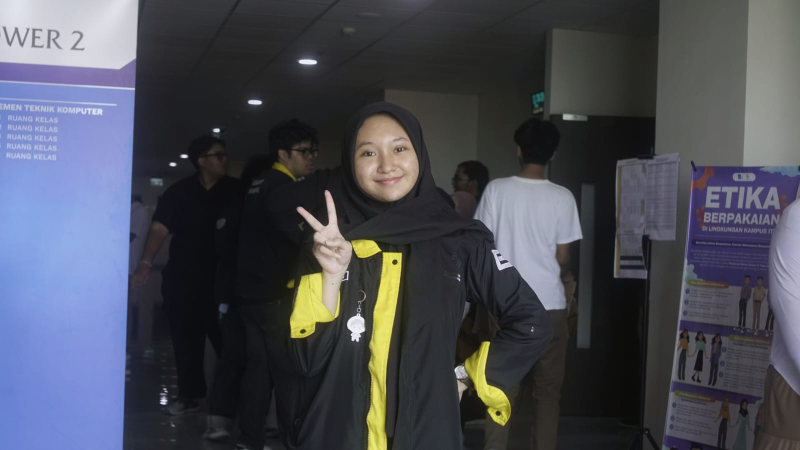
#> input picture TUGAS5/img/foto alya.jpeg, 1600 x 900 px (shown at 1/2 size)
$ python 5-morphology.py
#> lines starting #> are read from the running program, lines starting #| are printed output that depends on the picture; after the words box and inside, x2 and y2 are one past the last pixel; in counts of white or black regions, pixels touching at a corner belong together
import cv2
import numpy as np
import matplotlib.pyplot as plt

def main():
    img_color = cv2.imread('img/foto alya.jpeg')
#> img_color is the input picture: shape (900, 1600, 3); mean B, G, R 84.5, 75, 72.8
    img = cv2.cvtColor(img_color, cv2.COLOR_BGR2GRAY)
    if img is None:
        print("Gambar tidak ditemukan!")
        return

    img = cv2.resize(img, (1280, 720))
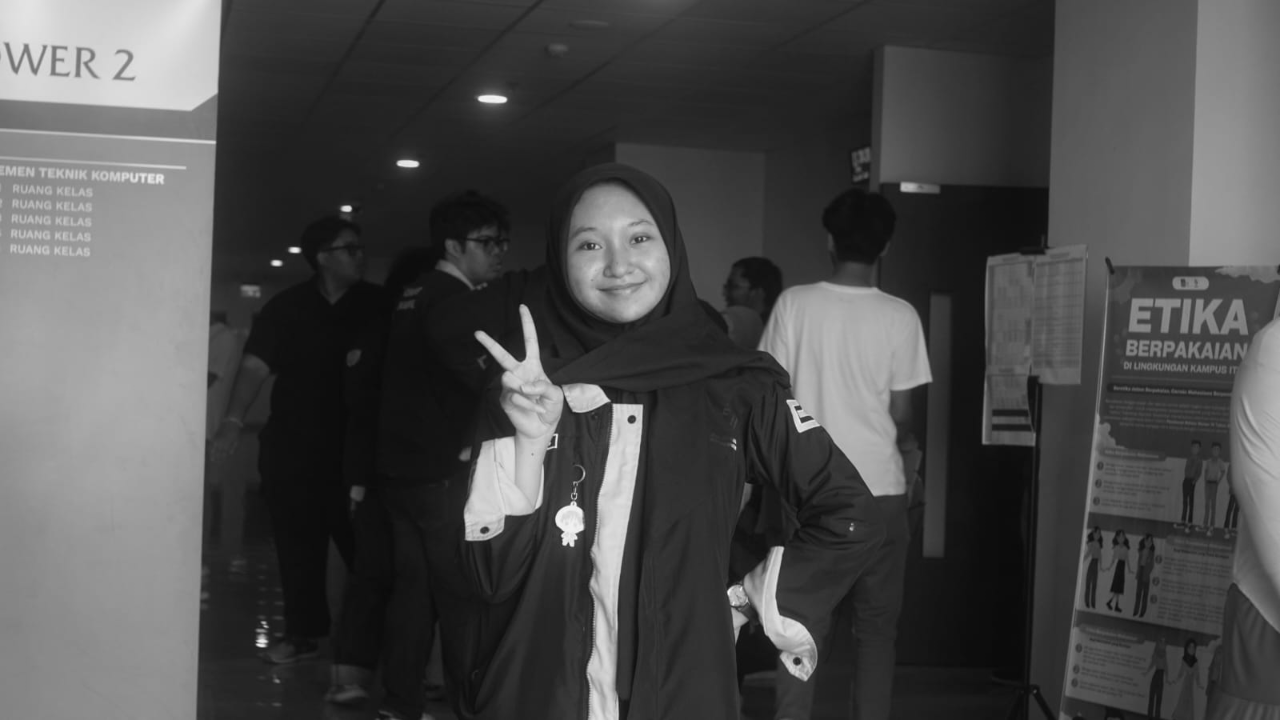
#> img: shape (720, 1280); min 9, max 252, mean 75.3

    _, binary_img = cv2.threshold(img, 127, 255, cv2.THRESH_BINARY)
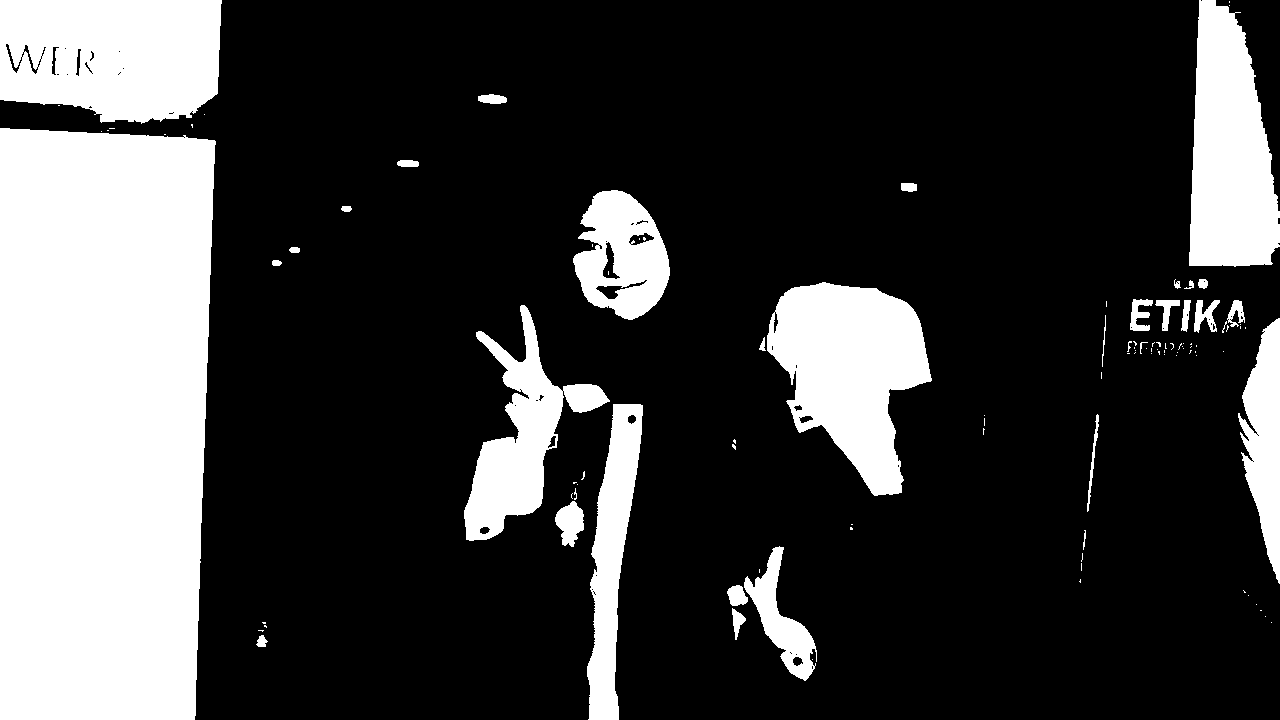
#> binary_img: shape (720, 1280); 24.7% white; 108 white regions (75 under 20 px), largest, box (x1, y1, x2, y2) and area: (0, 128, 216, 720) 120367, (0, 0, 222, 124) 23952, (767, 282, 932, 496) 21323
    kernel = np.ones((5, 5), np.uint8)

    erosion = cv2.erode(binary_img, kernel, iterations=1)
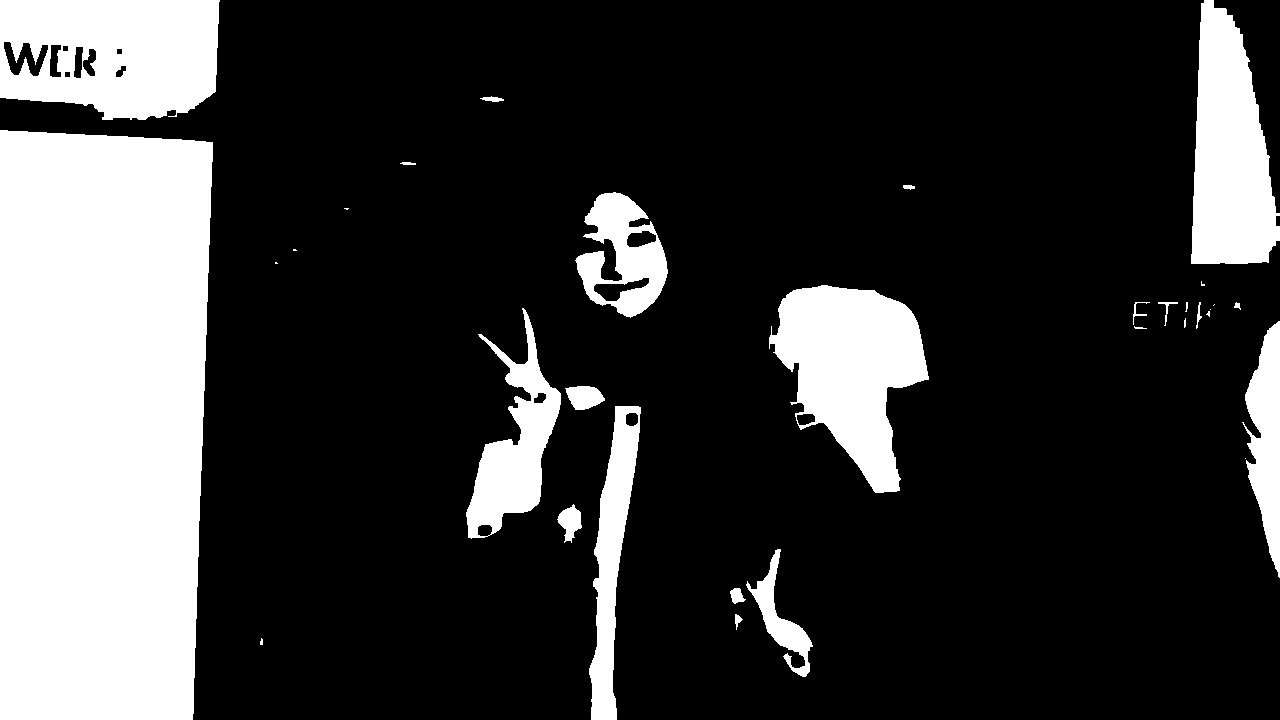
#> erosion: shape (720, 1280); 22.6% white; 32 white regions (11 under 20 px), largest, box (x1, y1, x2, y2) and area: (0, 130, 213, 720) 118700, (0, 0, 220, 120) 21900, (769, 285, 929, 493) 19293
    dilation = cv2.dilate(binary_img, kernel, iterations=1)
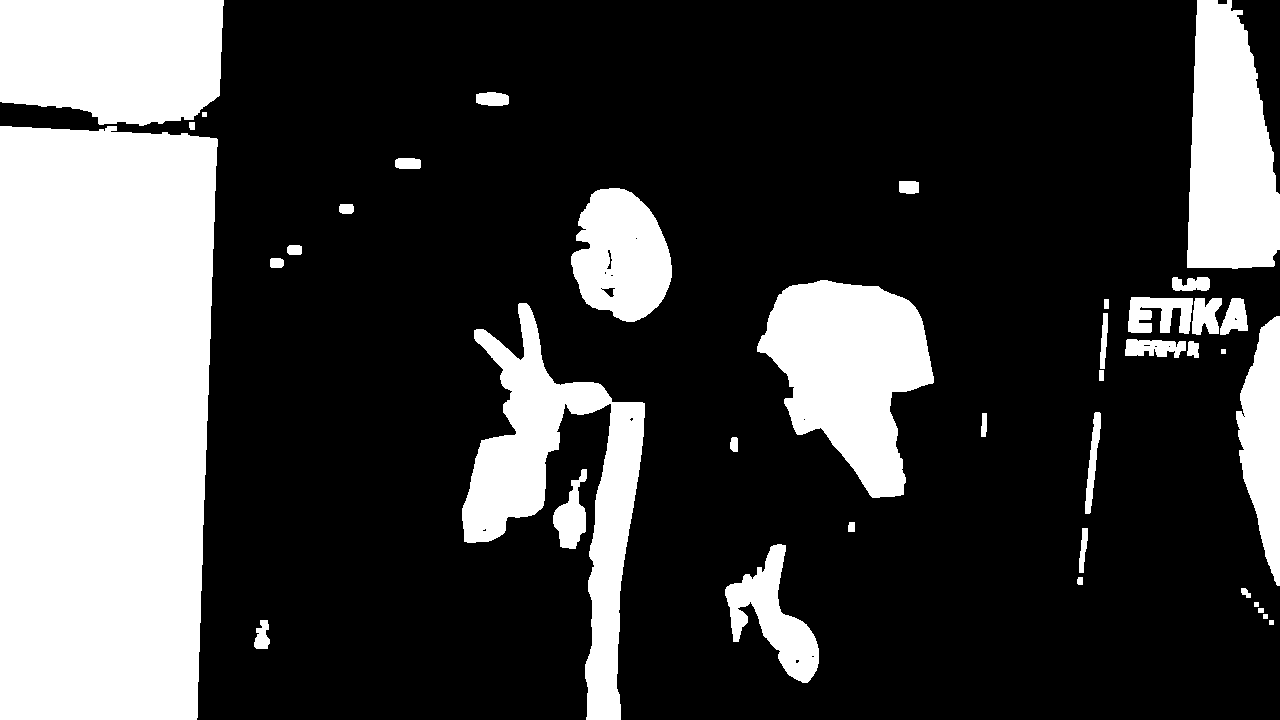
#> dilation: shape (720, 1280); 26.8% white; 39 white regions, largest, box (x1, y1, x2, y2) and area: (0, 126, 218, 720) 122123, (0, 0, 224, 126) 25178, (462, 303, 645, 720) 24508
    opening = cv2.morphologyEx(binary_img, cv2.MORPH_OPEN, kernel)
#> opening: shape (720, 1280); 24.4% white; 26 white regions, largest, box (x1, y1, x2, y2) and area: (0, 128, 215, 720) 120350, (0, 0, 222, 122) 23864, (767, 283, 931, 495) 21168
    closing = cv2.morphologyEx(binary_img, cv2.MORPH_CLOSE, kernel)
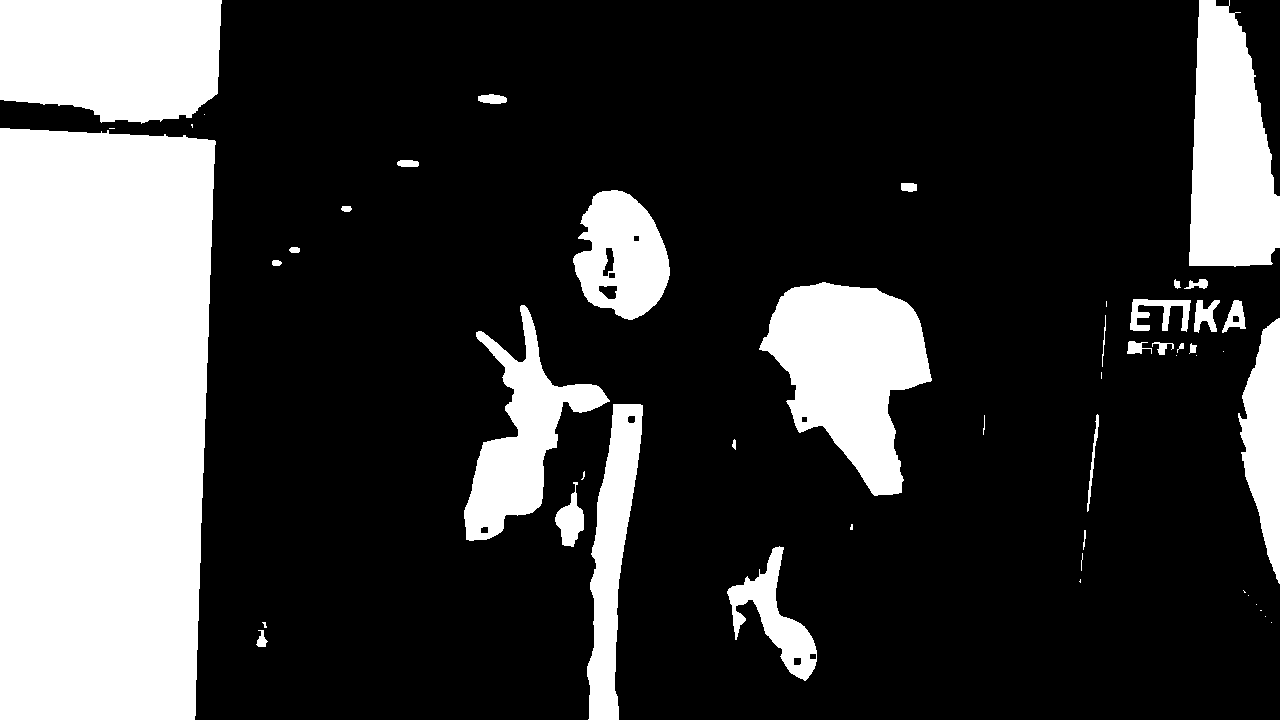
#> closing: shape (720, 1280); 24.9% white; 50 white regions (19 under 20 px), largest, box (x1, y1, x2, y2) and area: (0, 128, 216, 720) 120387, (0, 0, 222, 124) 24394, (759, 282, 932, 496) 21566

    plt.figure(figsize=(10, 10))

    plt.subplot(231)
    plt.imshow(img_color)
    plt.title('Original Image')
    plt.axis('off')

    plt.subplot(232)
    plt.imshow(erosion, cmap='gray')
    plt.title('Erosi')
    plt.axis('off')

    plt.subplot(233)
    plt.imshow(dilation, cmap='gray')
    plt.title('Dilasi')
    plt.axis('off')

    plt.subplot(234)
    plt.imshow(opening, cmap='gray')
    plt.title('Opening')
    plt.axis('off')

    plt.subplot(235)
    plt.imshow(closing, cmap='gray')
    plt.title('Closing')
    plt.axis('off')

    plt.show()
#> figure, not shown here; B, G, R data is drawn as R, G, B

if __name__ == "__main__":
    main()

$ run again, with TUGAS5/img/kontras rendah.jpg copied over TUGAS5/img/foto alya.jpeg
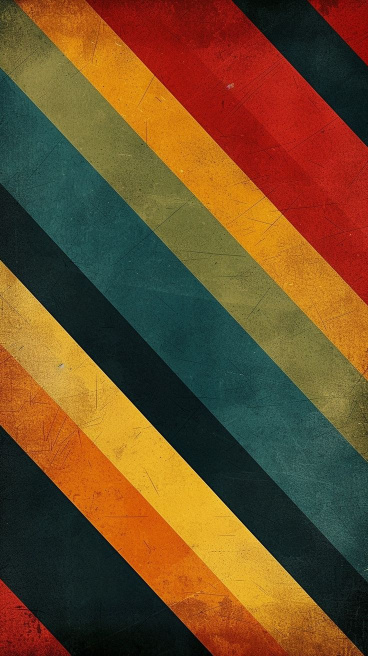
#> input picture TUGAS5/img/kontras rendah.jpg, 736 x 1312 px (shown at 1/2 size)
#> in main, img_color is the input picture: shape (1312, 736, 3); mean B, G, R 38.9, 76.3, 110.2
#> in main, `_, binary_img = cv2.threshold(img, 127, 255, cv2.THRESH_BINARY)`:
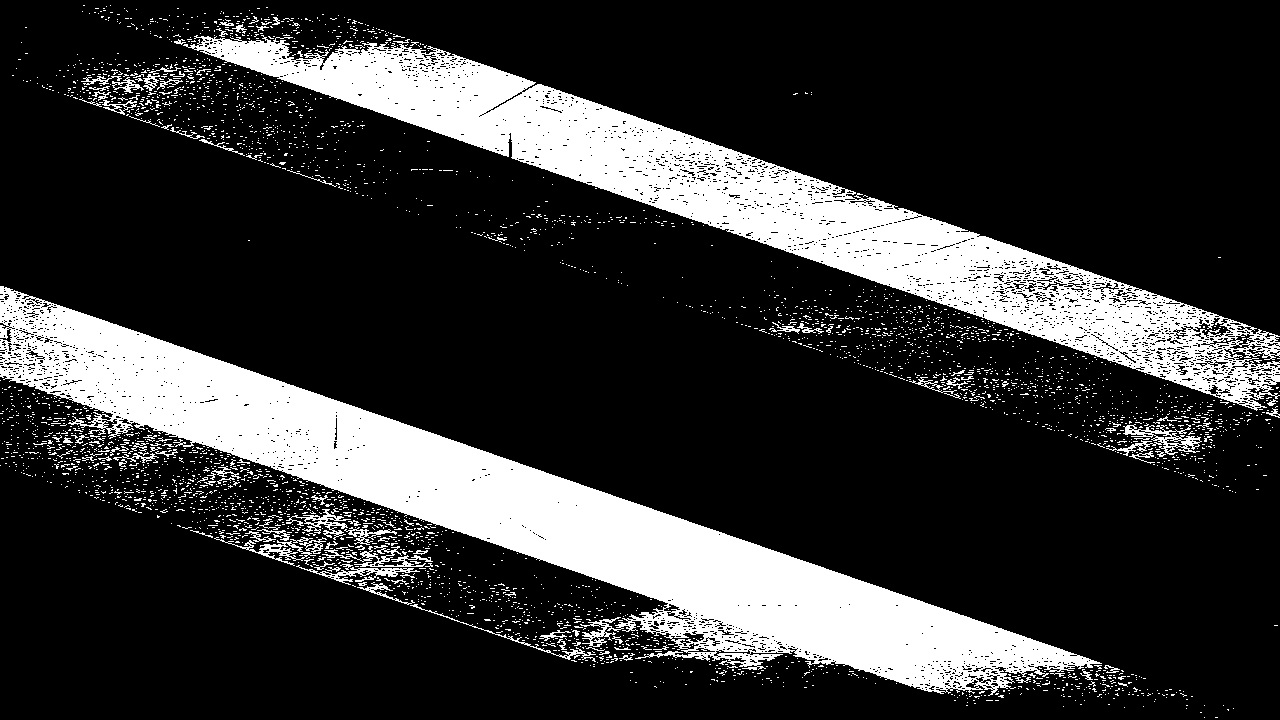
#> binary_img: shape (720, 1280); 20.3% white; 3730 white regions (3624 under 20 px), largest, box (x1, y1, x2, y2) and area: (0, 286, 1102, 696) 94424, (183, 35, 1280, 411) 72750, (1106, 424, 1202, 456) 958
#> erosion: shape (720, 1280); 11.5% white; 231 white regions (197 under 20 px), largest, box (x1, y1, x2, y2) and area: (46, 308, 1085, 686) 70309, (226, 43, 736, 201) 18730, (797, 218, 1048, 300) 6665
#> dilation: shape (720, 1280); 32% white; 225 white regions, largest, box (x1, y1, x2, y2) and area: (0, 284, 1195, 708) 151608, (62, 6, 1280, 484) 129098, (87, 3, 172, 32) 817
#> opening: shape (720, 1280); 15.5% white; 92 white regions, largest, box (x1, y1, x2, y2) and area: (41, 306, 1087, 688) 82985, (222, 39, 1161, 355) 53977, (1166, 367, 1209, 390) 460
#> in main, `closing = cv2.morphologyEx(binary_img, cv2.MORPH_CLOSE, kernel)`:
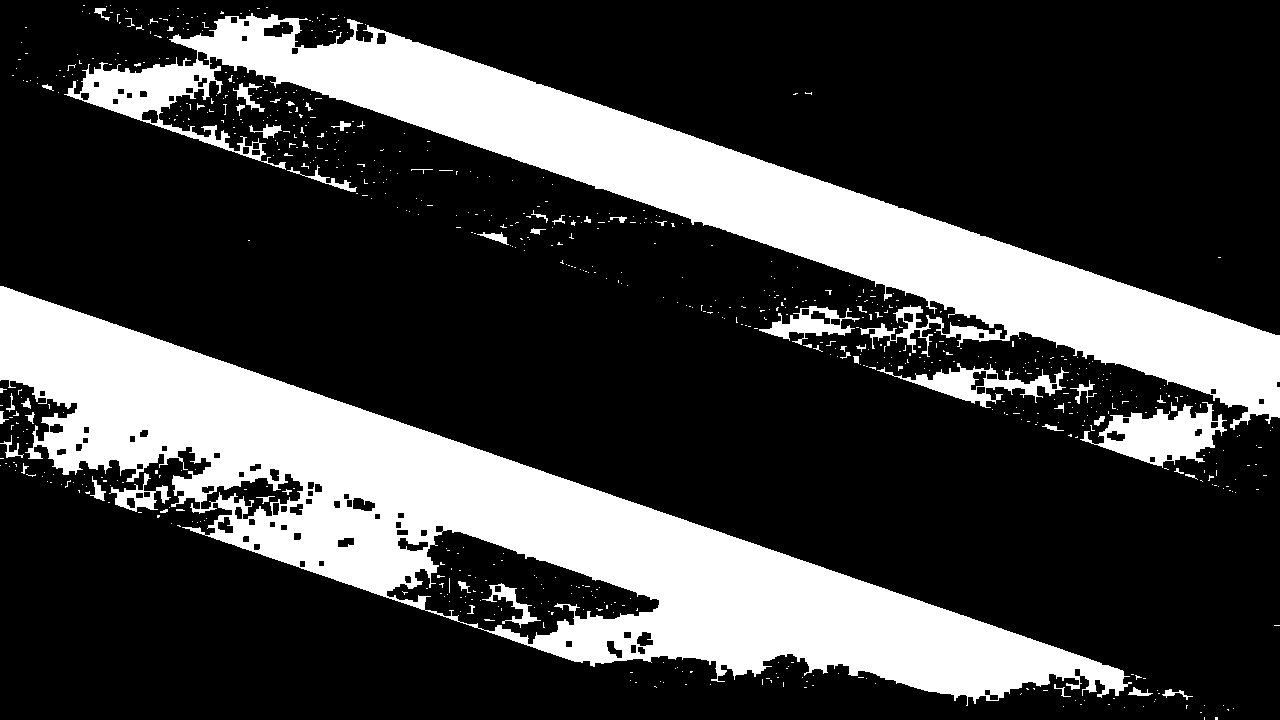
#> closing: shape (720, 1280); 25.6% white; 748 white regions (690 under 20 px), largest, box (x1, y1, x2, y2) and area: (0, 286, 1132, 706) 128257, (64, 13, 1280, 430) 92588, (1080, 402, 1227, 468) 4625
